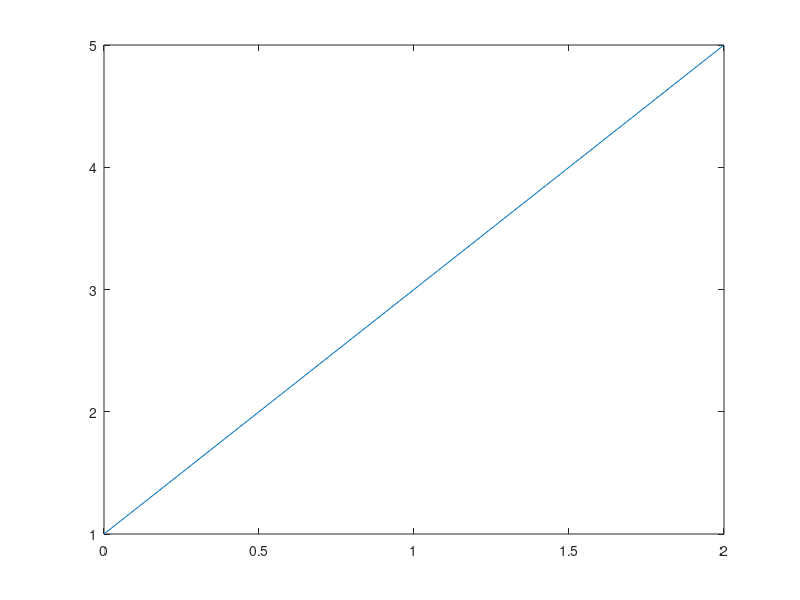

The MATLAB source for this figure: (Note: this script raises an error after producing the figure.)
%=============================================================================
% Copyright (c) 2016-present Allan CORNET (Nelson)
%=============================================================================
% This file is part of Nelson.
%=============================================================================
% LICENCE_BLOCK_BEGIN
% SPDX-License-Identifier: LGPL-3.0-or-later
% LICENCE_BLOCK_END
%=============================================================================
% <--WEIGHT 2-->
% <--ADV-CLI MODE-->
%=============================================================================
f = figure('Visible', 'off');
plot([0 2], [1 5]);
s = subtitle('Slope = 2');
ax = gca();
asserts.isequal(s.Type, 'text');
asserts.isequal(ax.Subtitle, s);
asserts.isequal(fieldnames(s), referenceTextProperties());
asserts.isequal(s.String, 'Slope = 2');
asserts.isequal(s.Units, 'data');
asserts.isapprox(s.Position, expectedSubtitlePosition(ax), 1e-12);
asserts.isequal(s.HorizontalAlignment, 'center');
asserts.isequal(s.VerticalAlignment, 'bottom');
asserts.isequal(s.FontWeight, 'normal');
asserts.isequal(s.FontName, 'Helvetica');
asserts.isequal(char(s.Clipping), 'off');
asserts.isequal(char(s.HandleVisibility), 'off');
asserts.isequal(char(s.AffectAutoLimits), 'off');
asserts.isequal(s.Color, [0.129411764705882 0.129411764705882 0.129411764705882]);
close(f);
%=============================================================================
f = figure('Visible', 'off');
plot([0 2], [1 5]);
t = title('Straight Line');
s = subtitle('Slope = 2, y-Intercept = 1');
ax = gca();
drawnow();
% the title layout depends on the platform font metrics
asserts.isapprox(ax.Position, [0.13 0.11 0.775 0.815], 2.5e-6);
asserts.isequal(t.FontSize, 11);
asserts.isequal(s.FontSize, 11);
asserts.isapprox(t.Position, [1.00000127691489 5.20229008118918 0], 1e-12);
asserts.isapprox(s.Position, [1.00000127691489 5.02099236641221 0], 1e-12);
close(f);
%=============================================================================
f = figure('Visible', 'off');
ax = gca();
ax.FontSize = 13;
s = subtitle('Scaled subtitle');
asserts.isapprox(s.FontSize, 14.3, 1e-12);
close(f);
%=============================================================================
f = figure('Visible', 'off');
ax = gca();
ax.Visible = 'off';
s = subtitle('Hidden subtitle', 'Color', 'm');
% Like the title, a subtitle on a hidden axes stays visible.
asserts.isequal(char(s.Visible), 'on');
asserts.isequal(s.Color, [1 0 1]);
ax.Visible = 'on';
asserts.isequal(char(s.Visible), 'on');
close(f);
%=============================================================================
f = figure('Visible', 'off');
plot([0 1]);
t = title('Straight Line');
s = subtitle('Slope = 1, y-Intercept = 0', 'Color', 'blue');
asserts.isequal(t.String, 'Straight Line');
asserts.isequal(s.String, 'Slope = 1, y-Intercept = 0');
asserts.isequal(s.Color, [0 0 1]);
asserts.isequal(t.Units, 'data');
asserts.isapprox(t.Position, expectedTitlePosition(gca(), true), 1e-12);
asserts.isapprox(s.Position, expectedSubtitlePosition(gca()), 1e-12);
asserts.isequal(t.FontWeight, 'bold');
asserts.isequal(s.FontWeight, 'normal');
asserts.isequal(char(t.AffectAutoLimits), 'off');
asserts.isequal(char(s.AffectAutoLimits), 'off');
close(f);
%=============================================================================
f = figure('Visible', 'off');
plot([0 1]);
t = title('Aligned title');
s = subtitle('Aligned subtitle');
ax = gca();
ax.TitleHorizontalAlignment = 'left';
asserts.isapprox(t.Position, expectedTitlePosition(ax, true), 1e-12);
asserts.isapprox(s.Position, expectedSubtitlePosition(ax), 1e-12);
asserts.isequal(t.HorizontalAlignment, 'left');
asserts.isequal(s.HorizontalAlignment, 'left');
ax.TitleHorizontalAlignment = 'right';
asserts.isapprox(t.Position, expectedTitlePosition(ax, true), 1e-12);
asserts.isapprox(s.Position, expectedSubtitlePosition(ax), 1e-12);
asserts.isequal(t.HorizontalAlignment, 'right');
asserts.isequal(s.HorizontalAlignment, 'right');
ax.TitleHorizontalAlignment = 'center';
asserts.isapprox(t.Position, expectedTitlePosition(ax, true), 1e-12);
asserts.isapprox(s.Position, expectedSubtitlePosition(ax), 1e-12);
asserts.isequal(t.HorizontalAlignment, 'center');
asserts.isequal(s.HorizontalAlignment, 'center');
close(f);
%=============================================================================
f = figure('Visible', 'off');
s = subtitle({'Slope = 2', 'y-Intercept = 1'});
asserts.isequal(s.String, {'Slope = 2'; 'y-Intercept = 1'});
s = subtitle(["Top line" "Bottom line"], "Interpreter", "none");
asserts.isequal(s.String, {'Top line'; 'Bottom line'});
asserts.isequal(s.Interpreter, 'none');
close(f);
%=============================================================================
f = figure('Visible', 'off');
ax = axes();
s = subtitle(ax, 'Target axes', 'FontSize', 12, 'FontWeight', 'bold');
asserts.isequal(ax.Subtitle, s);
asserts.isequal(s.String, 'Target axes');
asserts.isequal(s.FontSize, 12);
asserts.isequal(s.FontWeight, 'bold');
close(f);
%=============================================================================
f = figure('Visible', 'off');
ax = axes();
s = subtitle(ax, 'Manual subtitle position', 'Units', 'normalized', 'Position', [0.25 0.9 0]);
asserts.isequal(s.Units, 'normalized');
asserts.isequal(s.Position, [0.25 0.9 0]);
close(f);
%=============================================================================
f = figure('Visible', 'off');
t = tiledlayout(f, 1, 2);
s = subtitle(t, 'Shared subtitle', 'Color', 'red');
asserts.istrue(isgraphics(s));
asserts.isfalse(isprop(s, 'Type'));
asserts.isfalse(isprop(s, 'Position'));
asserts.istrue(isprop(s, 'FontSizeMode'));
asserts.isequal(fieldnames(s), referenceLayoutTextProperties());
asserts.isequal(t.Subtitle, s);
asserts.isequal(s.String, 'Shared subtitle');
asserts.isequal(s.Color, [1 0 0]);
asserts.isequal(s.HorizontalAlignment, 'center');
asserts.isequal(s.VerticalAlignment, 'bottom');
asserts.isequal(s.FontSize, 12);
asserts.isequal(s.FontSizeMode, 'auto');
s.FontSizeMode = 'manual';
asserts.isequal(s.FontSizeMode, 'manual');
asserts.isequal(s.FontWeight, 'normal');
close(f);
%=============================================================================
f = figure('Visible', 'off', 'InnerPosition', [100 100 560 420]);
t = tiledlayout(f, 2, 2);
ax1 = nexttile(t);
plot(1:5, 1:5);
ax2 = nexttile(t);
plot(1:5, 5:-1:1);
subtitle(t, 'Layout subtitle');
drawnow();
layoutTolerance = 1e-12;
asserts.isapprox(ax1.Position, [0.13 0.578571428571429 0.3175 0.328571428571429], layoutTolerance);
asserts.isapprox(ax1.OuterPosition, [0.13 0.508571428571429 0.3875 0.398571428571429], layoutTolerance);
title(t, 'Layout title');
drawnow();
asserts.isapprox(ax1.Position, [0.13 0.549603174603175 0.3175 0.299603174603175], layoutTolerance);
asserts.isapprox(ax1.OuterPosition, [0.13 0.479603174603175 0.3875 0.369603174603175], layoutTolerance);
asserts.isapprox(ax2.Position, [0.5875 0.549603174603175 0.3175 0.299603174603175], layoutTolerance);
asserts.isapprox(ax2.OuterPosition, [0.5175 0.479603174603175 0.3875 0.369603174603175], layoutTolerance);
close(f);
%=============================================================================
f = figure('Visible', 'off');
ax1 = subplot(1, 2, 1);
ax2 = subplot(1, 2, 2);
s = subtitle([ax1 ax2], 'Array subtitle');
asserts.isequal(size(s), [1 2]);
asserts.isequal(s(1), ax1.Subtitle);
asserts.isequal(s(2), ax2.Subtitle);
asserts.isequal(s(1).String, 'Array subtitle');
asserts.isequal(s(2).String, 'Array subtitle');
close(f);
%=============================================================================
f = figure('Visible', 'off');
s1 = subtitle('First subtitle');
s1.Color = [1 0 0];
s2 = subtitle('Second subtitle');
ax = gca();
asserts.istrue(isgraphics(s1));
asserts.isequal(s1, s2);
asserts.isequal(s2.Type, 'text');
asserts.isequal(ax.Subtitle, s2);
asserts.isequal(s2.String, 'Second subtitle');
asserts.isequal(s2.Color, [1 0 0]);
close(f);
%=============================================================================
f = figure('Visible', 'off');
asserts.checkerror('subtitle(gcf(), ''bad'')', getString(message('Nelson:subtitle:invalidInputArgument')));
asserts.checkerror('subtitle(axes())', getString(message('Nelson:subtitle:textExpected')));
asserts.checkerror('subtitle(42)', getString(message('Nelson:subtitle:textExpected')));
close(f);
%=============================================================================
function pos = expectedSubtitlePosition(ax)
  xLimits = ax.XLim;
  yLimits = ax.YLim;
  if strcmp(ax.TitleHorizontalAlignment, 'left')
    x = xLimits(1);
  elseif strcmp(ax.TitleHorizontalAlignment, 'right')
    x = xLimits(2);
  else
    x = expectedTitleXPosition(ax);
  end
  yRange = yLimits(2) - yLimits(1);
  if yRange <= 0
    yRange = 1;
  end
  if ~isempty(ax.Children) && isEmptyTitleString(ax)
    yOffset = 0.005218216318785;
  elseif ~isempty(ax.Children)
    yOffset = 0.005248091603053;
  elseif isEmptyTitleString(ax)
    yOffset = 0.00642523364486;
  else
    yOffset = 0.00661057692308;
  end
  z = expectedTextZ(ax);
  pos = [x, yLimits(2) + yRange * yOffset, z];
end
%=============================================================================
function pos = expectedTitlePosition(ax, hasSubtitle)
  xLimits = ax.XLim;
  yLimits = ax.YLim;
  if strcmp(ax.TitleHorizontalAlignment, 'left')
    x = xLimits(1);
  elseif strcmp(ax.TitleHorizontalAlignment, 'right')
    x = xLimits(2);
  else
    x = expectedTitleXPosition(ax);
  end
  yRange = yLimits(2) - yLimits(1);
  if yRange <= 0
    yRange = 1;
  end
  if hasSubtitle && ~isempty(ax.Children)
    yOffset = 0.050572520297295;
  elseif hasSubtitle
    if isEmptyTitleString(ax)
      yOffset = 0.06191588933594;
    else
      yOffset = 0.06370192460525;
    end
  else
    yOffset = 0.2 * ax.Title.FontSize / plotBoxHeightPixels(ax);
  end
  z = expectedTextZ(ax);
  pos = [x, yLimits(2) + yRange * yOffset, z];
end
%=============================================================================
function z = expectedTextZ(ax)
  if isempty(ax.Children)
    zLimits = ax.ZLim;
    z = (zLimits(1) + zLimits(2)) * 0.5;
  else
    z = 0;
  end
end
%=============================================================================
function x = expectedTitleXPosition(ax)
  xLimits = ax.XLim;
  x = (xLimits(1) + xLimits(2)) * 0.5;
  if ~isempty(ax.Children)
    x = x + (xLimits(2) - xLimits(1)) * 6.38457445e-7;
  end
end
%=============================================================================
function tf = isEmptyTitleString(ax)
  titleString = ax.Title.String;
  tf = length(titleString) == 0 || strcmp(titleString, '');
end
%=============================================================================
function names = referenceTextProperties()
  names = {'Color'; 'ColorMode'; 'Position'; 'String'; 'Interpreter'; 'Extent'; 'Rotation';
    'FontName'; 'FontUnits'; 'FontSize'; 'FontAngle'; 'FontWeight'; 'HorizontalAlignment';
    'VerticalAlignment'; 'EdgeColor'; 'LineStyle'; 'LineWidth'; 'BackgroundColor'; 'Margin';
    'Editing'; 'Clipping'; 'FontSmoothing'; 'Interactions'; 'Units'; 'Children'; 'Parent';
    'Visible'; 'HandleVisibility'; 'ButtonDownFcn'; 'ContextMenu'; 'BusyAction'; 'BeingDeleted';
    'Interruptible'; 'CreateFcn'; 'DeleteFcn'; 'Type'; 'Tag'; 'UserData'; 'Selected';
    'SelectionHighlight'; 'HitTest'; 'PickableParts'; 'AffectAutoLimits'; 'SeriesIndex'};
end
%=============================================================================
function names = referenceLayoutTextProperties()
  names = {'String'; 'FontName'; 'FontSize'; 'FontAngle'; 'FontWeight'; 'Rotation';
    'HorizontalAlignment'; 'VerticalAlignment'; 'Interpreter'; 'Color'; 'Children'; 'Parent';
    'Visible'; 'HandleVisibility'};
end
%=============================================================================
function h = plotBoxHeightPixels(ax)
  fig = ancestor(ax, 'figure');
  h = ax.Position(4) * fig.Position(4);
end
%=============================================================================
